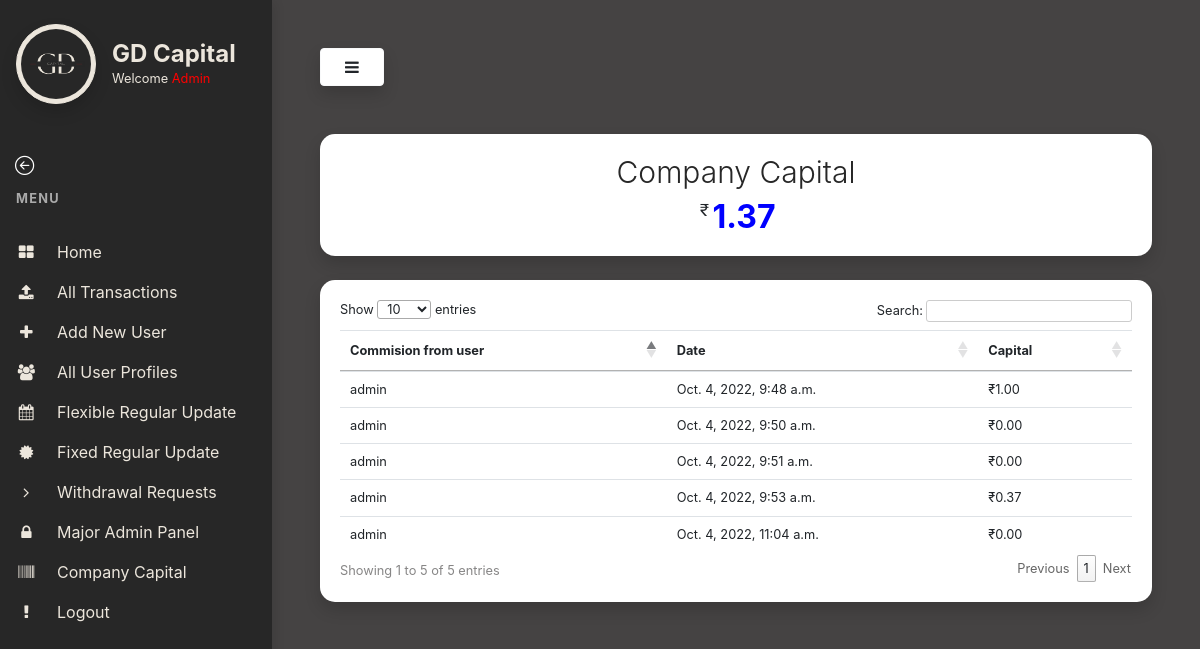
Page /company-capital/ (signed in) on the earlier database version.
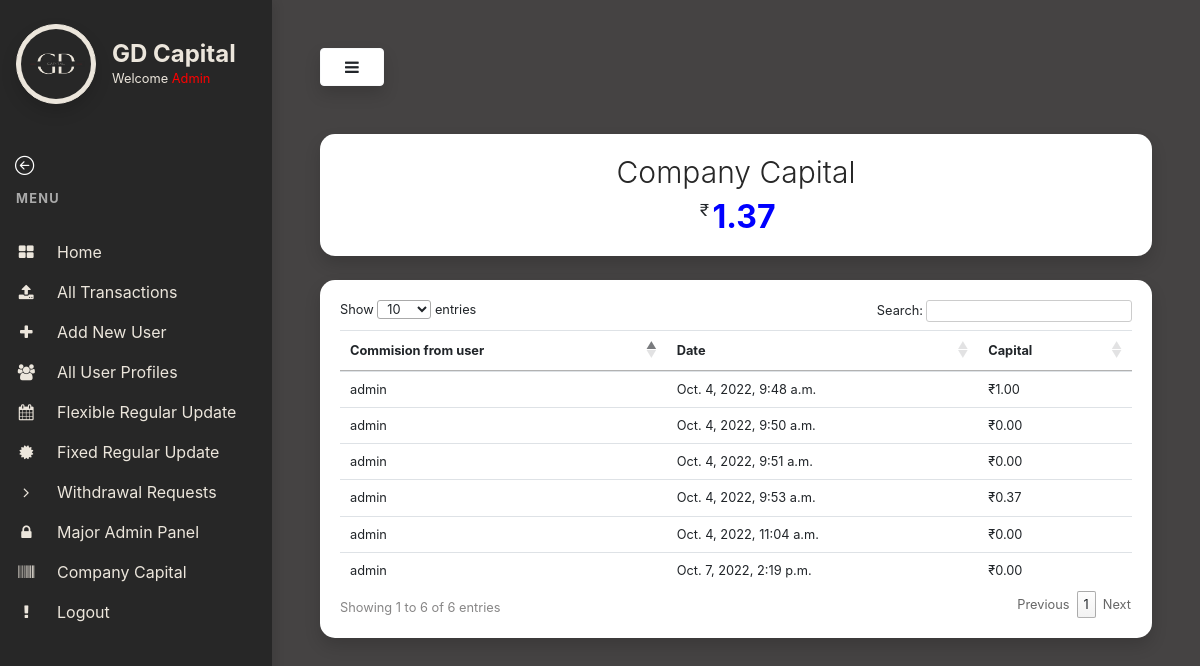
Same page on the later database version.
### myapp/models.py (models this page shows, shortened)
class CompanyCapital(models.Model):
    commission_by = models.CharField(max_length=100, null=True, blank=True)
    date = models.DateTimeField(default=timezone.now)
    commission = models.FloatField(null=True, blank=True)

### myapp/views.py (the view)
# urls.py: path('company-capital/', views.company_capital_page, name='company_capital'),
@login_required
def company_capital_page(request):
    datas = CompanyCapital.objects.all()
    total_capital = 0
    for i in datas:
        total_capital += i.commission
    return render(request,'admin-templates/company-capital.html',{'total_capital':total_capital,'datas':datas})

### templates/admin-templates/company-capital.html (shortened to what this page needs)
{% extends 'admin-templates/base.html' %}
{% load static %}
{% block content %}
<div class="card shadow my-4" style="border: 0 !important;border-radius:15px">
            <div class="card-body text-center ">
                <h3 class="display-4" style="color:#272727; font-size:30px !important">Company Capital</h3>
                <div class="text-center" style="display:flex; justify-content:center">
                    <i class="bi bi-currency-rupee"></i>
                    <h2 id="invested-amount" class="inv-amt m-0" style="display:inline; color:blue">{{total_capital|floatformat:2}}</h2>
                </div>
            </div>
        </div>
        <div class="card shadow my-4" style="border: 0 !important;border-radius:15px">
            <div class="card-body">
                <div class="table-responsive">
                    <table class="table table-sm" id="transTable">
                        <thead>
                            <tr>
                                <th scope="col">Commision from user</th>
                                <th scope="col">Date</th>
                                <th scope="col">Capital</th>
                            </tr>
                        </thead>
                        <tbody>
                            {% for i in datas %}
                            <tr>
                                <td>{{i.commission_by}}</td>
                                <td>{{i.date}}</td>
                                <td>₹{{i.commission|floatformat:2}}</td>
                            </tr>
                            {% endfor %}
                        </tbody>
                    </table>
                </div>
            </div>
        </div>
{% endblock content %}

Differences in the rows shown:
added CompanyCapital: commission_by "admin", date "Oct. 7, 2022, 2:19 p.m.", commission "0.00"
Other differences:
text written by a page script: "Show entries Search: Showing 1 to 5 of 5 entries Previous 1 Next" → "Show entries Search: Showing 1 to 6 of 6 entries Previous 1 Next"
